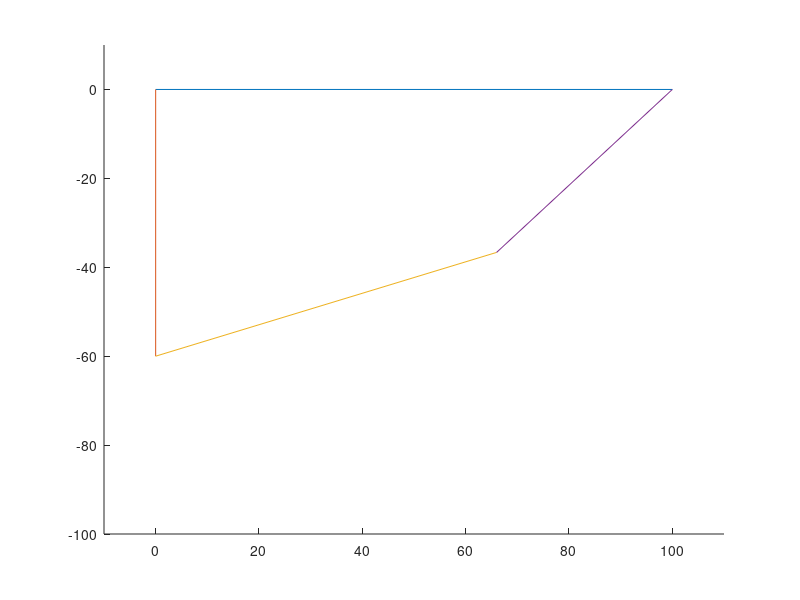
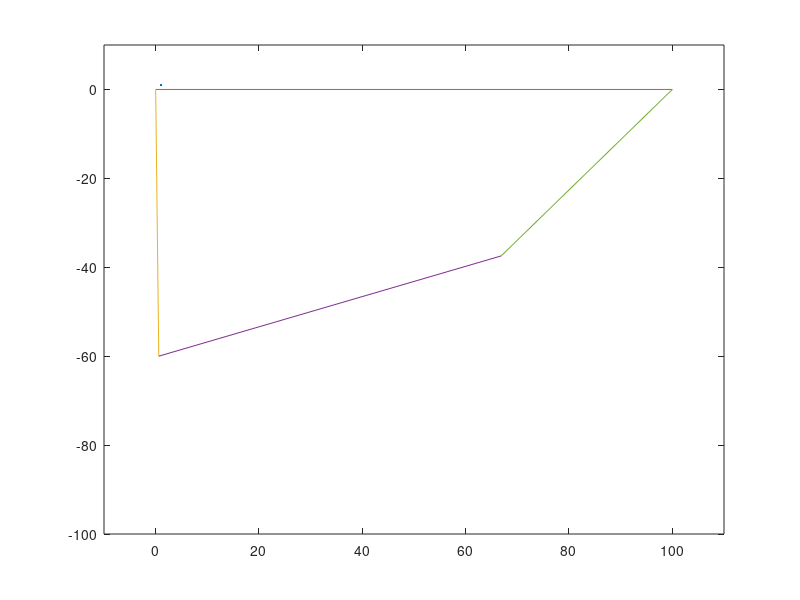
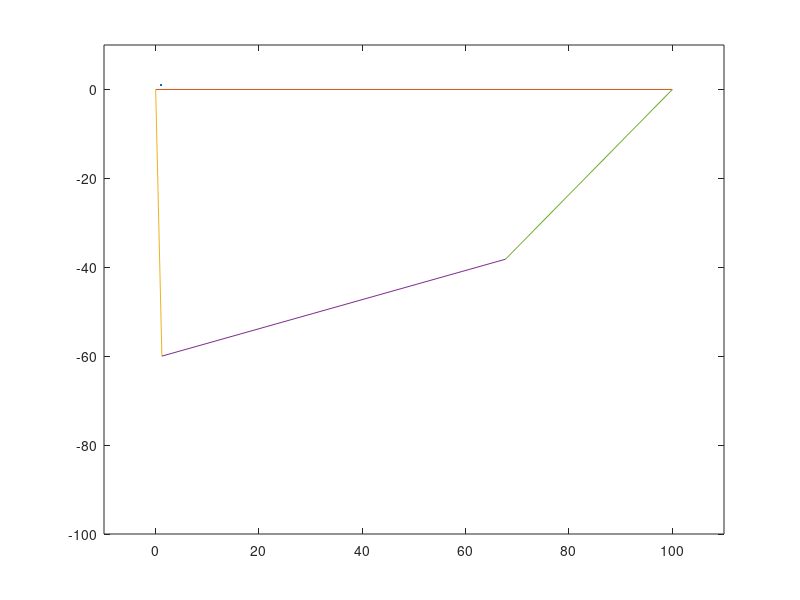
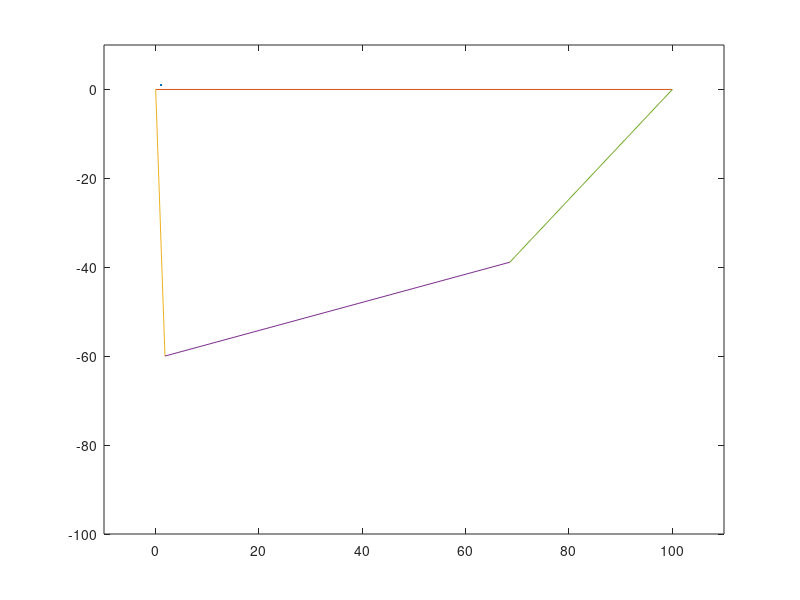

Write MATLAB code to recreate these figures, in order.
disp('************************************')
disp('Starting Four bar solver...')

disp('Defining helper functions...')
% Help functions
function m = f(b4)
% First order function of four bar linkage
% Parameters:
% b4: Four bar geometry struct

% Equation system with x and y components = 0
m1 = -b4.rl*cos(b4.input_a) + b4.rs*cos(b4.crosslink_a) - b4.rf + b4.rj*cos(b4.output_a);
m2 = b4.rl*sin(b4.input_a) - b4.rs*sin(b4.crosslink_a) - b4.rj*sin(b4.output_a);

% Put into vector that is returned
m = [m1; m2];

endfunction

function m = J(b4)
% Jacobian for four bar linkage geometry function
% Parameters:
% b4: Four bar geometry struct

m = [-b4.rj*sin(b4.output_a), -b4.rs*sin(b4.crosslink_a);
    -b4.rj*cos(b4.output_a), -b4.rs*cos(b4.crosslink_a)];

endfunction

function r = deg2rad(d)
% Converts degrees to radians
r = d*pi/180;

endfunction

function d = rad2deg(r)
% Converts radians to degrees
d = r*180/pi;

endfunction

function x = n_r_fourbar(b4)
% Newton Rhapson solver for non linear equation in four bar geometry
% Input

delta = 0.001; % Accuracy of solver
max_it = 10; % Maximum number of iterations
it = 0; % Number of done interations
x = [b4.output_a; b4.crosslink_a];
b4_temp = b4; % Temporary struct
dx = [1; 1]; % Step. Dummy values

%printf('Starting values: \n output_a: %0.2f rad \n crosslink_a: %0.2f rad\n', x(1), x(2))

% Solver iteration
while ((sqrt(dx(1)^2 + dx(2)^2) > delta) && it < max_it)
    % Fill temporary struct with values for x
    %printf('*** Loop %d ***\n', it);
    b4_temp.output_a = x(1);
    b4_temp.crosslink_a = x(2);

    % Calculate dx
    dx = -inv(J(b4_temp))*f(b4_temp);
    %printf('x0 = [%0.2f, %0.2f] degrees\n', rad2deg(x(1)), rad2deg(x(2)))
    %printf('dx = [%0.2f, %0.2f] degrees\n', rad2deg(dx(1)), rad2deg(dx(2)))

    x = x + dx; % Update x

    %printf('x1 = [%0.2f, %0.2f] degrees\n', rad2deg(x(1)), rad2deg(x(2)))

    %disp('----------------------------------')
    it++;
end

endfunction



% ************************************** %
% Main funciton 
disp('** Executing main script... ***')
disp('Defining four bar start geometry')
% Create four bar geometry struct
% Lengths
b4.rf = 100; % Frame length
b4.rl = 60; % Link length
b4.rj = 50; % Jaw length
b4.rs = 70; % Shank length
% Angles
b4.input_a = deg2rad(100); % Input angle to system. Independent variable
b4.output_a = deg2rad(80); % Ángle between frame and jaw. Initial guess for solver
b4.crosslink_a = deg2rad(10); % Anlge between frame and shank. Initial guess for solver

% ************* Correct test values**************** %
% Use these to test program
%b4.rf = 100; % Frame length
%b4.rl = 60; % Link length
%b4.rj = 50; % Jaw length
%b4.rs = 70; % Shank length
% Angles
%b4.input_a = deg2rad(180-70); % Input angle to system. Independent variable
%b4.output_a = deg2rad(78.61); % Angle between frame and jaw. Initial guess for solver
%b4.crosslink_a = deg2rad(6.04); % Anlge between frame and shank. Initial guess for solver

disp('Calculating and plotting positions')
input_min = deg2rad(90)
input_max = deg2rad(130)

hf = figure('visible', 'off');
axis([-10 110 -100 10])
axis manual

angles = input_min:0.01:input_max;
for ii = 1:length(angles) % Ugly quick fix
    i = angles(ii); % Ugly quick fix
    axis([-10 110 -100 10])
    axis manual
    % Get angles 
    b4.input_a = i;
    a = n_r_fourbar(b4);
    b4.output_a = a(1); % Update output angle
    b4.crosslink_a = a(2); % Update crosslink angle

    % Plot results
    hold on
    % Plot frame
    plot([0, b4.rf], [0, 0])
    % Plot link
    plot([0, -cos(b4.input_a)*b4.rl], [0, -sin(b4.input_a)*b4.rl])
    % Plot shank
    plot([-cos(b4.input_a)*b4.rl, -cos(b4.input_a)*b4.rl + cos(b4.crosslink_a)*b4.rs], [-sin(b4.input_a)*b4.rl, -sin(b4.input_a)*b4.rl + sin(b4.crosslink_a)*b4.rs])
    % Plot jaw
    plot([b4.rf - cos(b4.output_a)*b4.rj, b4.rf], [-sin(b4.output_a)*b4.rj, 0])

    pause(0.1)
    drawnow

    plname = sprintf('./images/fourbar%d.png', ii);
    print(hf, plname, "-dpng")

    hold off 
    plot([1])


endfor

disp('************************************')
disp('Program done!')
disp('************************************')
